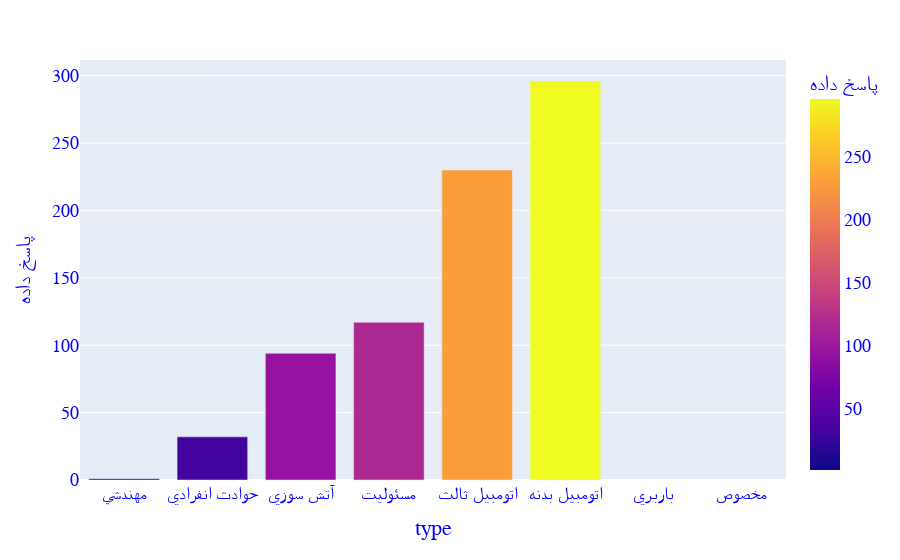

Here is the notebook cell this chart was saved with:
### Code cell
fig = px.bar(bime, x="type",y = "پاسخ داده",color = "پاسخ داده")
fig.update_layout(
    font_family="Courier New",
    font_color="blue",
    title_font_family="Tahoma",
    title_font_color="red",
    legend_title_font_color="green",
    font=dict(
        family="Tahoma",
        size=18,
        color="blue")
)
fig.update_xaxes(title_font_family="Tahoma")
fig.show()

### Figure 1 — Plotly figure (JSON) as saved in the notebook; plotly's stock layout.template omitted (floating-point values rounded to 4 significant figures)
{"data": [{"alignmentgroup": "True", "hovertemplate": "type=%{x}<br>پاسخ داده=%{marker.color}<extra></extra>", "legendgroup": "", "marker": {"color": [1, 32, 94, 117, 230, 296, null, null], "coloraxis": "coloraxis"}, "name": "", "offsetgroup": "", "orientation": "v", "showlegend": false, "textposition": "auto", "type": "bar", "x": ["مهندسي", "حوادث انفرادي", "آتش سوزي", "مسئوليت", "اتومبيل ثالث", "اتومبيل بدنه", "باربري", "مخصوص"], "xaxis": "x", "y": [1, 32, 94, 117, 230, 296, null, null], "yaxis": "y"}], "layout": {"barmode": "relative", "coloraxis": {"colorbar": {"title": {"text": "پاسخ داده"}}, "colorscale": [[0, "#0d0887"], [0.1111, "#46039f"], [0.2222, "#7201a8"], [0.3333, "#9c179e"], [0.4444, "#bd3786"], [0.5556, "#d8576b"], [0.6667, "#ed7953"], [0.7778, "#fb9f3a"], [0.8889, "#fdca26"], [1, "#f0f921"]]}, "font": {"color": "blue", "family": "Tahoma", "size": 18}, "legend": {"title": {"font": {"color": "green"}}, "tracegroupgap": 0}, "margin": {"t": 60}, "title": {"font": {"color": "red", "family": "Tahoma"}}, "xaxis": {"anchor": "y", "domain": [0, 1], "title": {"font": {"family": "Tahoma"}, "text": "type"}}, "yaxis": {"anchor": "x", "domain": [0, 1], "title": {"text": "پاسخ داده"}}}}
